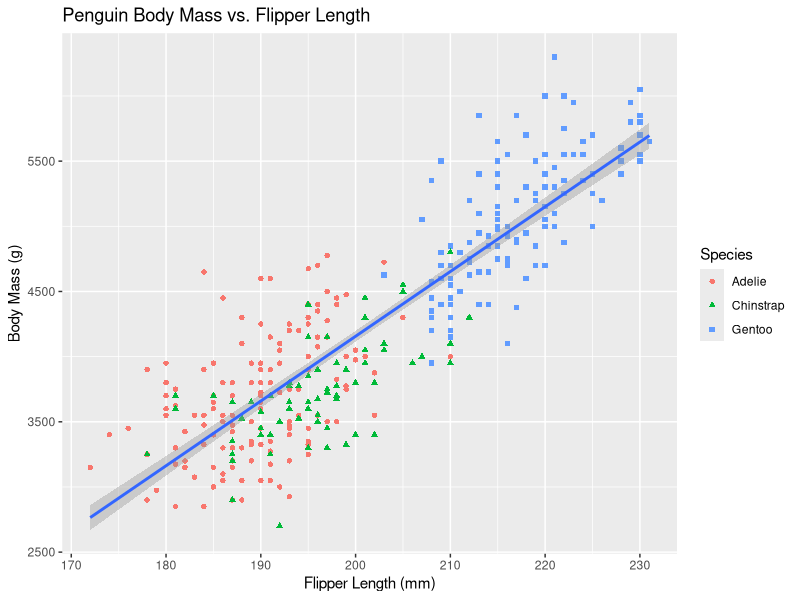
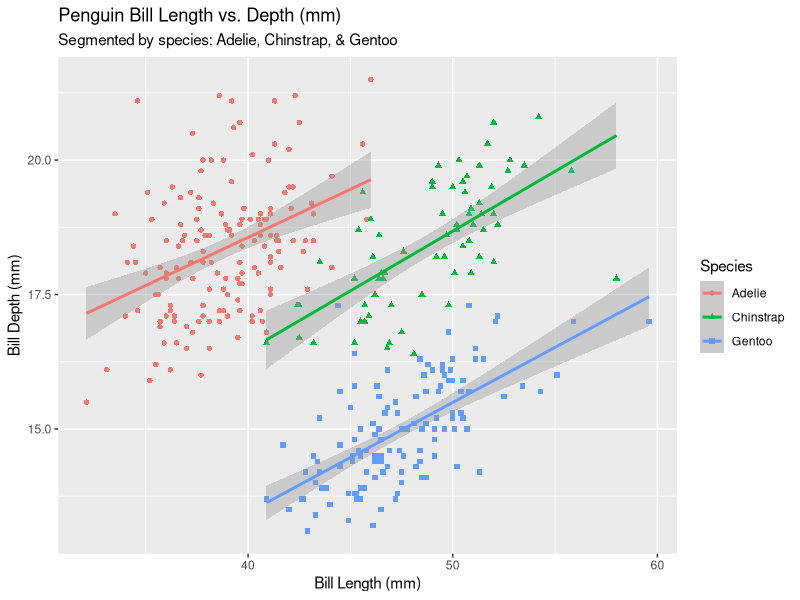
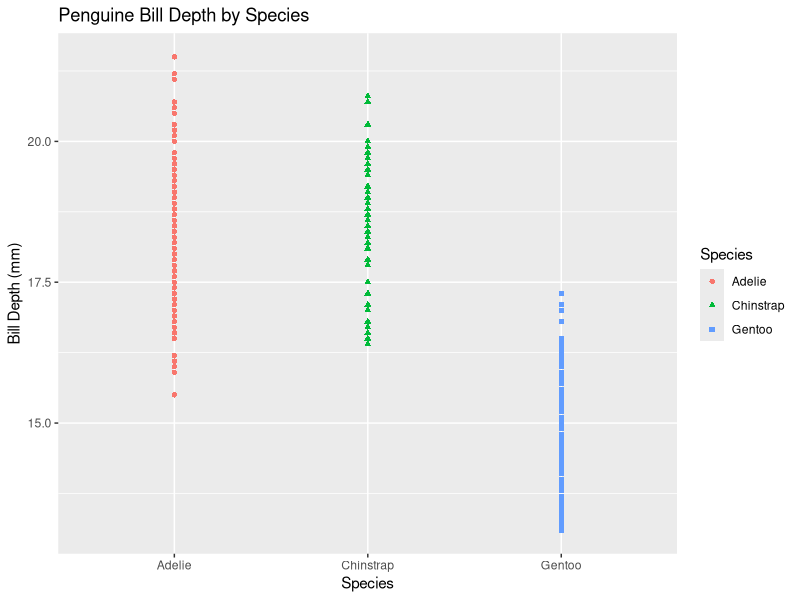
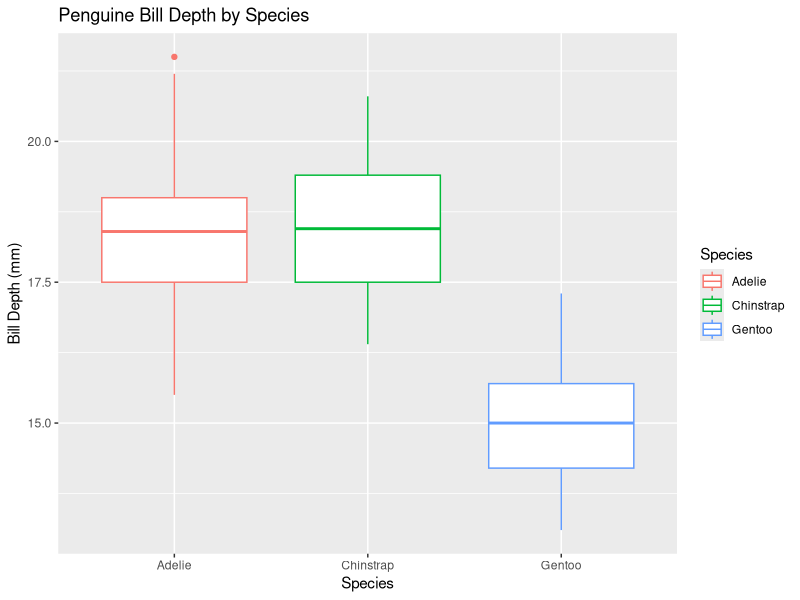
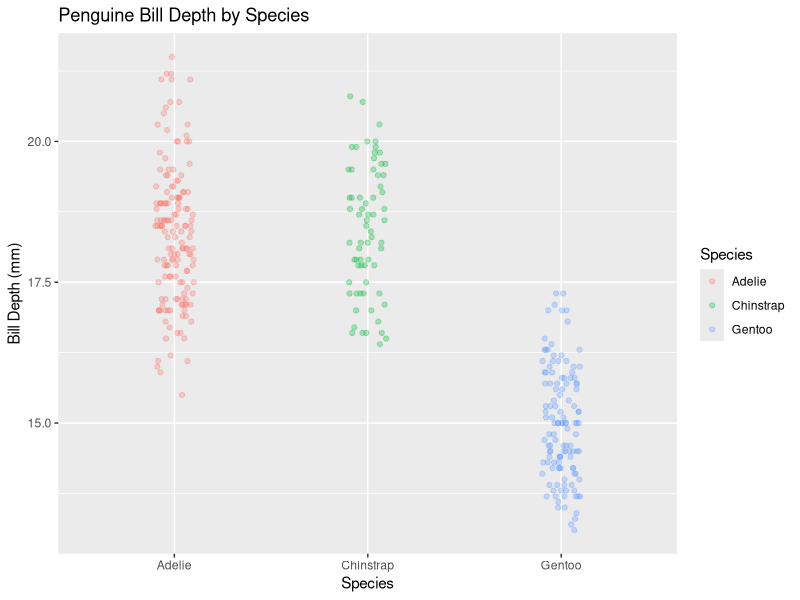
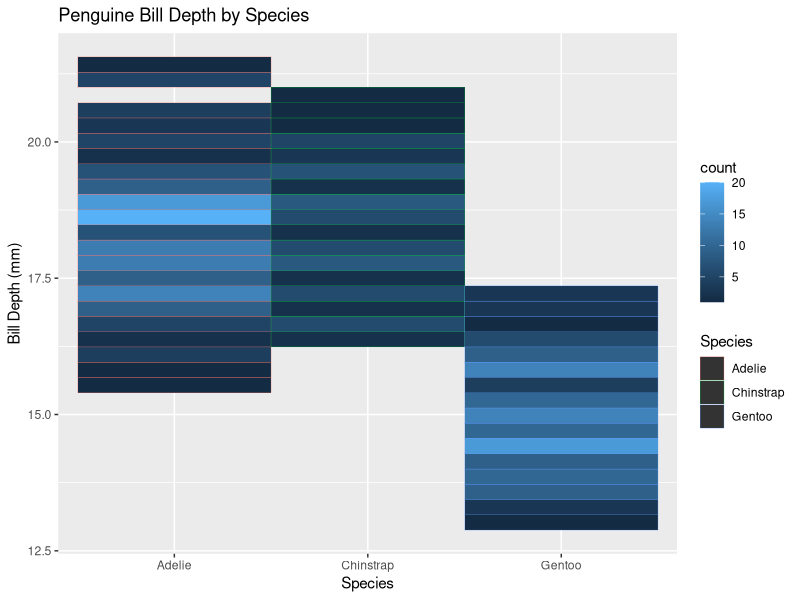

The R script that drew these images, in order: (Note: this script raises an error after producing the figures.)
# %% Penguins

library(tidyverse)
library(palmerpenguins)
library(ggthemes)

# %% Plot

ggplot(
    data = penguins,
    mapping = aes(x = flipper_length_mm, y = body_mass_g)
) +
    geom_point(mapping = aes(color = species, shape = species)) +
    geom_smooth(method = "lm") +
    labs(
        title = "Penguin Body Mass vs. Flipper Length",
        x = "Flipper Length (mm)",
        y = "Body Mass (g)",
        color = "Species", shape = "Species"
    )

# %% 1.2.5 Exercises

# %% 1. How many rows are in penguins? How many columns?

print(nrow(penguins))
print(ncol(penguins))

# %% 2. What does the bill_depth_mm variable in the penguins data frame describe? Read the help for ?penguins to find out.

# It measures the depth in mm of the bills of the penguins. The depth is the height of the bill, as opposed to the length. Bill width is not measured.

# %% 3. Make a scatterplot of bill_depth_mm vs. bill_length_mm. That is, make a scatterplot with bill_depth_mm on the y-axis and bill_length_mm on the x-axis. Describe the relationship between these two variables.

ggplot(
    data = penguins,
    mapping = aes(x = bill_length_mm, y = bill_depth_mm, color = species)
) +
    geom_point(mapping = aes(shape = species), na.rm = TRUE) +
    geom_smooth(method = "lm", na.rm = TRUE) +
    labs(
        title = "Penguin Bill Length vs. Depth (mm)",
        subtitle = "Segmented by species: Adelie, Chinstrap, & Gentoo",
        x = "Bill Length (mm)",
        y = "Bill Depth (mm)",
        color = "Species", shape = "Species"
    )

# %% 4. What happens if you make a scatterplot of species vs. bill_depth_mm? What might be a better choice of geom?

# Well, I assume it's going to be a lot of lines...'

# %% 4a.

ggplot(
    data = penguins,
    mapping = aes(x = species, y = bill_depth_mm, color = species, shape = species)
) +
    geom_point(na.rm = TRUE) +
    labs(
        title = "Penguine Bill Depth by Species",
        x = "Species",
        y = "Bill Depth (mm)",
        color = "Species", shape = "Species"
    )

# %% 4b.

ggplot(
    data = penguins,
    mapping = aes(x = species, y = bill_depth_mm, color = species)
) +
    geom_boxplot(na.rm = TRUE) +
    labs(
        title = "Penguine Bill Depth by Species",
        x = "Species",
        y = "Bill Depth (mm)",
        color = "Species"
    )


# Obligatory link to https://nightingaledvs.com/ive-stopped-using-box-plots-should-you/

# %% 4c.

ggplot(
    data = penguins,
    mapping = aes(x = species, y = bill_depth_mm, color = species)
) +
    geom_jitter(alpha = 0.3, height = 0, width = 0.1, na.rm = TRUE) +
    labs(
        title = "Penguine Bill Depth by Species",
        x = "Species",
        y = "Bill Depth (mm)",
        color = "Species"
    )

# %% 4d.

ggplot(
    data = penguins,
    mapping = aes(x = species, y = bill_depth_mm, color = species)
) +
    geom_bin_2d(na.rm = TRUE) +
    labs(
        title = "Penguine Bill Depth by Species",
        x = "Species",
        y = "Bill Depth (mm)",
        color = "Species"
    )

# %% 5. Why does the following give an error and how would you fix it?

ggplot(data = penguins) +
  geom_point()

# It doesn't set x or y axes. You gotta add a mapping in the aesthetics

# %% 6. What does the na.rm argument do in geom_point()? What is the default value of the argument? Create a scatterplot where you successfully use this argument set to TRUE.

# It removes unavailable values silently. Useful. Applied above.

# %% 7. Add the following caption to the plot you made in the previous exercise: “Data come from the palmerpenguins package.” Hint: Take a look at the documentation for labs().

ggplot(
    data = penguins,
    mapping = aes(x = species, y = bill_depth_mm, color = species)
) +
    geom_jitter(alpha = 0.3, height = 0, width = 0.1, na.rm = TRUE) +
    labs(
        title = "Penguine Bill Depth by Species",
        x = "Species",
        y = "Bill Depth (mm)",
        color = "Species",
        caption = "Data from the palmerpenguins package."
    )

# %% 8. Recreate the following visualization. What aesthetic should bill_depth_mm be mapped to? And should it be mapped at the global level or at the geom level?

ggplot(
    data = penguins,
    mapping = aes(x = flipper_length_mm, y = body_mass_g)
) +
    geom_point(mapping = aes(color = bill_depth_mm), na.rm = TRUE) +
    geom_smooth(na.rm = TRUE)

## % 9. Run this code in your head and predict what the output will look like. Then, run the code in R and check your predictions.

ggplot(
  data = penguins,
  mapping = aes(x = flipper_length_mm, y = body_mass_g, color = island)
) +
    geom_point() +
    geom_smooth(se = FALSE)


# %% 10. Will these two graphs look different? Why/why not?

# I think they will be

# %% 10a.

ggplot(
  data = penguins,
  mapping = aes(x = flipper_length_mm, y = body_mass_g)
) +
    geom_point() +
    geom_smooth()

# %% 10b.

ggplot() +
    geom_point(
        data = penguins,
        mapping = aes(x = flipper_length_mm, y = body_mass_g)
    ) +
    geom_smooth(
        data = penguins,
        mapping = aes(x = flipper_length_mm, y = body_mass_g)
    )
